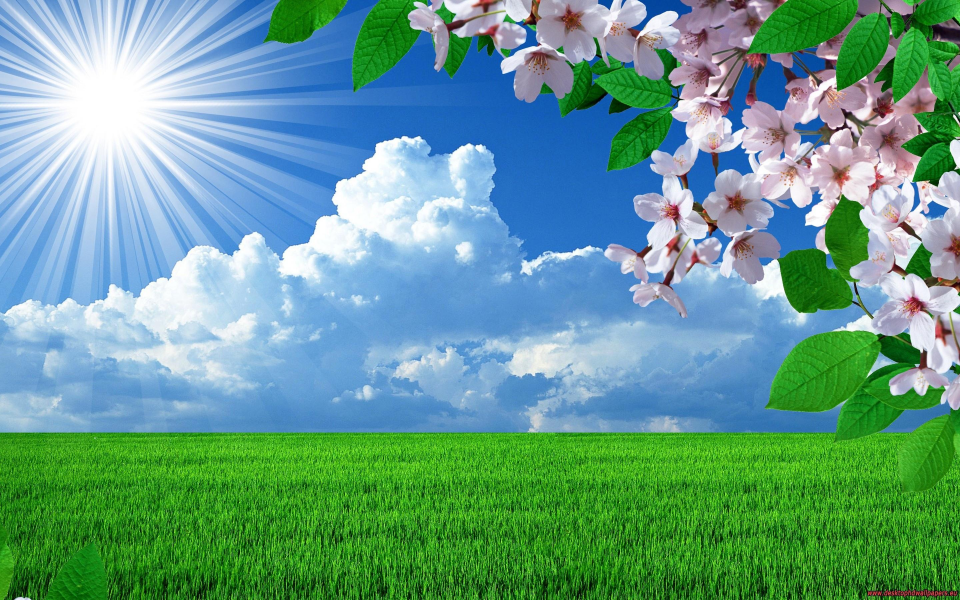
#> input picture Phase_3/image.jpg, 2880 x 1800 px (shown at 1/3 size)
$ jupyter execute Module_3.4.ipynb
#> lines starting #> are read from the running program, lines starting #| are printed output that depends on the picture; after the words box and inside, x2 and y2 are one past the last pixel; in counts of white or black regions, pixels touching at a corner belong together
# 📘 Module 3.4 – Morphological Operations

- ✔ Erosion
- ✔ Dilation
- ✔ Opening
- ✔ Closing
- ✔ Morphological Gradient

📌 Goal: Shape-based image processing (very important for document scanner)

##### 🧠 One-Line Concept

Morphology = modify shapes using a structuring element

#### 🔹 STEP 0 – Base Setup (MANDATORY)

[cell 1]
import cv2
import numpy as np

Image = cv2.imread("image.jpg")
#> Image is the input picture: shape (1800, 2880, 3); mean B, G, R 141.8, 157.4, 101.9
img = cv2.resize(Image, (600, 400))    # 600 is width, 400 is height
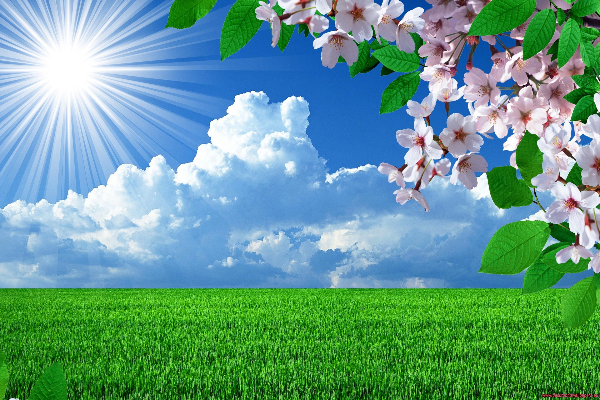
#> img: shape (400, 600, 3); mean B, G, R 141.7, 157.3, 101.9
gray = cv2.cvtColor(img, cv2.COLOR_BGR2GRAY)

# Binary image needed for morphology
_, binary = cv2.threshold(gray, 150, 255, cv2.THRESH_BINARY)
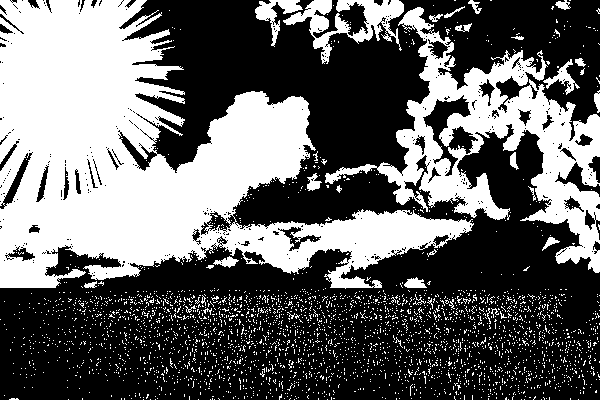
#> binary: shape (400, 600); 39.8% white; 3053 white regions (3021 under 20 px), largest, box (x1, y1, x2, y2) and area: (0, 0, 474, 289) 63650, (325, 7, 600, 273) 19847, (283, 0, 404, 64) 2713

cv2.imshow("Original", img)
cv2.imshow("Binary", binary)
cv2.waitKey(0)
cv2.destroyAllWindows()

### 🔹 STRUCTURING ELEMENT (KERNEL)
- 📌 Kernel decides shape & strength

[cell 2]
kernel = np.ones((5, 5), np.uint8)

### ✅ 1️⃣ EROSION

📌 Shrinks white regions
📌 Removes small noise

#### Example 1 – Erosion

[cell 3]
erosion = cv2.erode(binary, kernel, iterations=1)
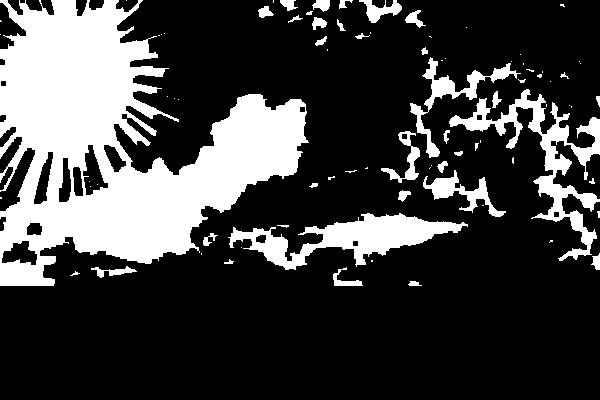
#> erosion: shape (400, 600); 25.4% white; 84 white regions (47 under 20 px), largest, box (x1, y1, x2, y2) and area: (0, 0, 309, 286) 44307, (228, 213, 468, 270) 5263, (449, 89, 600, 261) 5240

cv2.imshow("Erosion", erosion)
cv2.waitKey(0)
cv2.destroyAllWindows()

### ✅ 2️⃣ DILATION

- 📌 Expands white regions
- 📌 Fills gaps

#### Example 2 – Dilation

[cell 4]
dilation = cv2.dilate(binary, kernel, iterations=1)
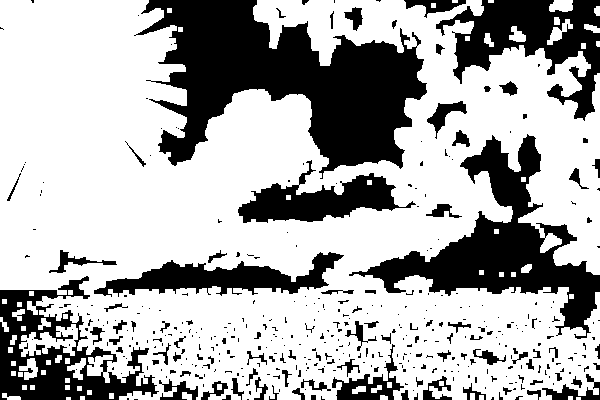
#> dilation: shape (400, 600); 68.5% white; 412 black regions (318 under 20 px), largest, box (x1, y1, x2, y2) and area: (134, 0, 427, 179) 25842, (349, 134, 600, 339) 14101, (436, 0, 600, 121) 8193

cv2.imshow("Dilation", dilation)
cv2.waitKey(0)
cv2.destroyAllWindows()

### ✅ 3️⃣ OPENING (EROSION ➝ DILATION)

- 📌 Removes noise
- 📌 Keeps object shape

##### Example 3 – Opening

[cell 5]
opening = cv2.morphologyEx(binary, cv2.MORPH_OPEN, kernel)
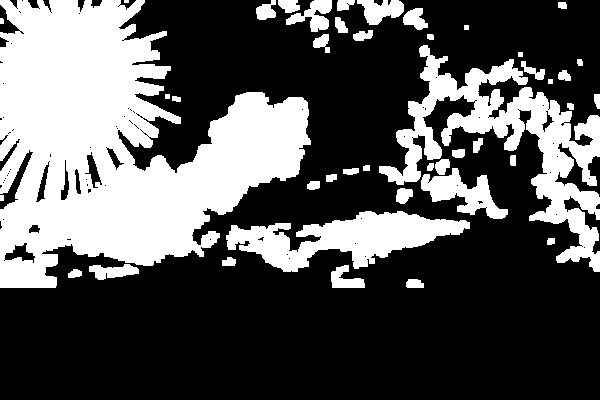
#> opening: shape (400, 600); 33.7% white; 44 white regions (1 under 20 px), largest, box (x1, y1, x2, y2) and area: (0, 0, 311, 288) 51712, (379, 45, 600, 272) 13833, (226, 211, 470, 272) 7348

cv2.imshow("Opening", opening)
cv2.waitKey(0)
cv2.destroyAllWindows()

### ✅ 4️⃣ CLOSING (DILATION ➝ EROSION)

- 📌 Fills holes
- 📌 Connects broken parts

#### Example 4 – Closing

[cell 6]
closing = cv2.morphologyEx(binary, cv2.MORPH_CLOSE, kernel)
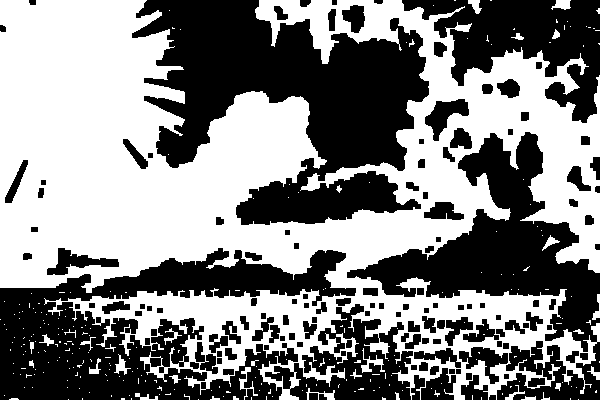
#> closing: shape (400, 600); 51.9% white; 133 black regions, largest, box (x1, y1, x2, y2) and area: (132, 0, 429, 225) 35975, (0, 248, 356, 400) 25745, (347, 132, 600, 400) 21580

cv2.imshow("Closing", closing)
cv2.waitKey(0)
cv2.destroyAllWindows()

### ✅ 5️⃣ MORPHOLOGICAL GRADIENT

📌 Edge = dilation − erosion

#### Example 5 – Morphological Gradient

[cell 7]
gradient = cv2.morphologyEx(binary, cv2.MORPH_GRADIENT, kernel)
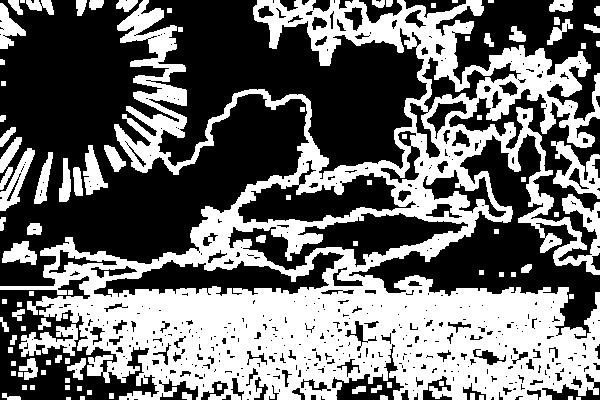
#> gradient: shape (400, 600); 43.1% white; 98 white regions (5 under 20 px), largest, box (x1, y1, x2, y2) and area: (0, 0, 600, 400) 92158, (551, 141, 600, 199) 1243, (19, 324, 78, 357) 1007

cv2.imshow("Morphological Gradient", gradient)
cv2.waitKey(0)
cv2.destroyAllWindows()

## 🔍 MORPHOLOGY COMPARISON (IMPORTANT)

[cell 8]
cv2.imshow("Original Binary", binary)
cv2.imshow("Erosion", erosion)
cv2.imshow("Dilation", dilation)
cv2.imshow("Opening", opening)
cv2.imshow("Closing", closing)
cv2.imshow("Gradient", gradient)

cv2.waitKey(0)
cv2.destroyAllWindows()

## 🔥 MINI PIPELINE – DOCUMENT SCANNER BASE

[cell 9]
blur = cv2.GaussianBlur(gray, (5,5), 0)
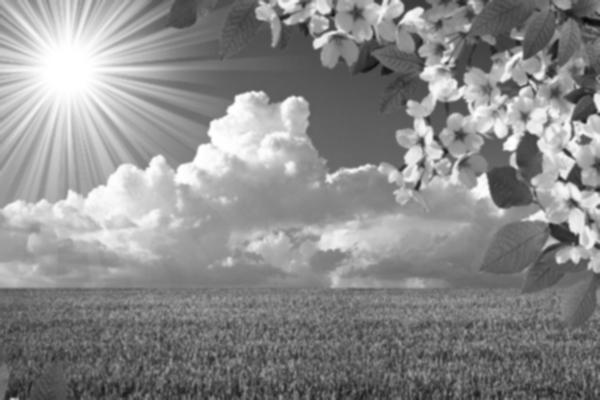
#> blur: shape (400, 600); min 10, max 255, mean 138.9
_, thresh = cv2.threshold(blur, 0, 255, cv2.THRESH_BINARY + cv2.THRESH_OTSU)
#> thresh: shape (400, 600); 38.7% white; 80 white regions (64 under 20 px), largest, box (x1, y1, x2, y2) and area: (0, 0, 600, 288) 88177, (313, 0, 404, 64) 2003, (284, 0, 332, 34) 765

kernel = np.ones((5,5), np.uint8)
closed = cv2.morphologyEx(thresh, cv2.MORPH_CLOSE, kernel)
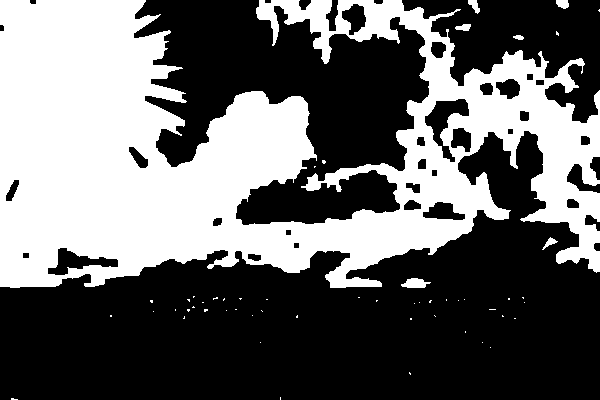
#> closed: shape (400, 600); 40.4% white; 54 white regions (47 under 20 px), largest, box (x1, y1, x2, y2) and area: (0, 0, 600, 288) 96155, (401, 278, 431, 288) 201, (556, 0, 569, 9) 93

edges = cv2.Canny(closed, 75, 200)
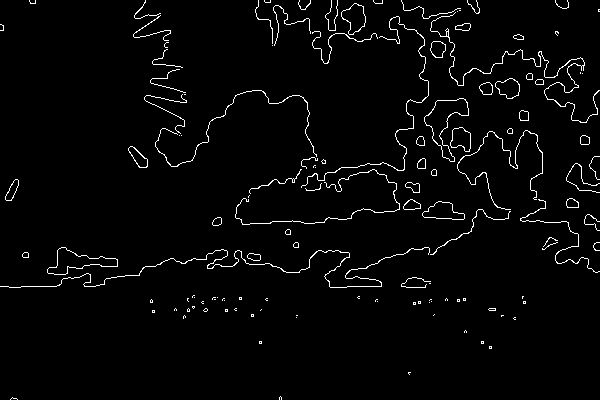
#> edges: shape (400, 600); 2.6% white in thin lines or dots

cv2.imshow("Final Edges", edges)
cv2.waitKey(0)
cv2.destroyAllWindows()
